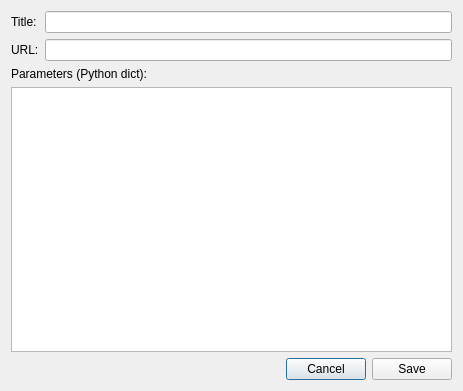
<?xml version="1.0" encoding="UTF-8"?>
<ui version="4.0">
 <class>Dialog</class>
 <widget class="QDialog" name="Dialog">
  <property name="geometry">
   <rect>
    <x>0</x>
    <y>0</y>
    <width>463</width>
    <height>391</height>
   </rect>
  </property>
  <property name="windowTitle">
   <string>Model configuration</string>
  </property>
  <layout class="QGridLayout" name="gridLayout">
   <item row="0" column="0">
    <layout class="QVBoxLayout" name="verticalLayout_3">
     <item>
      <layout class="QHBoxLayout" name="horizontalLayout">
       <item>
        <layout class="QVBoxLayout" name="verticalLayout_2">
         <item>
          <widget class="QLabel" name="label">
           <property name="text">
            <string>Title:</string>
           </property>
          </widget>
         </item>
         <item>
          <widget class="QLabel" name="label_2">
           <property name="text">
            <string>URL:</string>
           </property>
          </widget>
         </item>
        </layout>
       </item>
       <item>
        <layout class="QVBoxLayout" name="verticalLayout">
         <item>
          <widget class="QLineEdit" name="titleLineEdit"/>
         </item>
         <item>
          <widget class="QLineEdit" name="urlLineEdit"/>
         </item>
        </layout>
       </item>
      </layout>
     </item>
     <item>
      <widget class="QLabel" name="label_3">
       <property name="text">
        <string>Parameters (Python dict):</string>
       </property>
      </widget>
     </item>
     <item>
      <widget class="QTextEdit" name="paramsTextEdit"/>
     </item>
     <item>
      <layout class="QHBoxLayout" name="horizontalLayout_2">
       <item>
        <spacer name="horizontalSpacer">
         <property name="orientation">
          <enum>Qt::Horizontal</enum>
         </property>
         <property name="sizeHint" stdset="0">
          <size>
           <width>40</width>
           <height>20</height>
          </size>
         </property>
        </spacer>
       </item>
       <item>
        <widget class="QPushButton" name="cancelButton">
         <property name="text">
          <string>Cancel</string>
         </property>
        </widget>
       </item>
       <item>
        <widget class="QPushButton" name="saveButton">
         <property name="text">
          <string>Save</string>
         </property>
        </widget>
       </item>
      </layout>
     </item>
    </layout>
   </item>
  </layout>
 </widget>
 <resources/>
 <connections/>
</ui>
